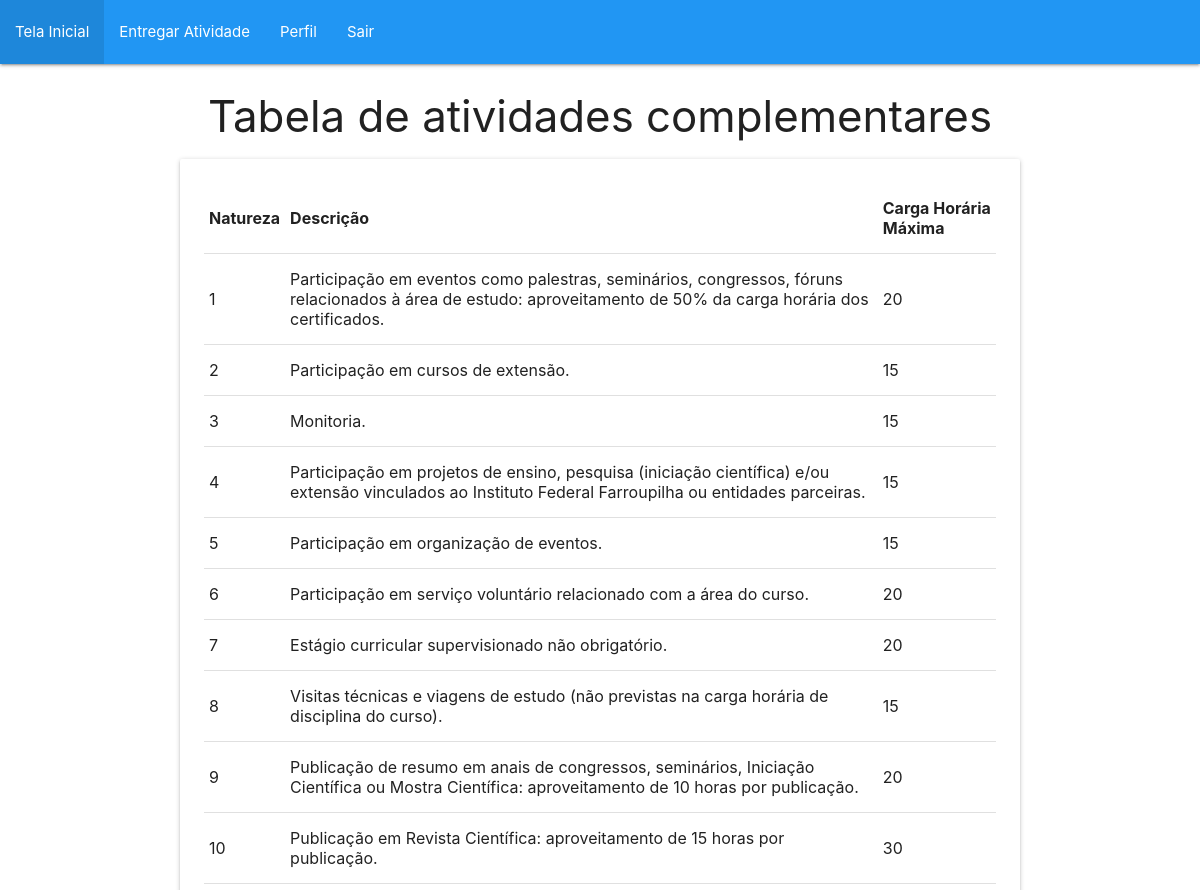
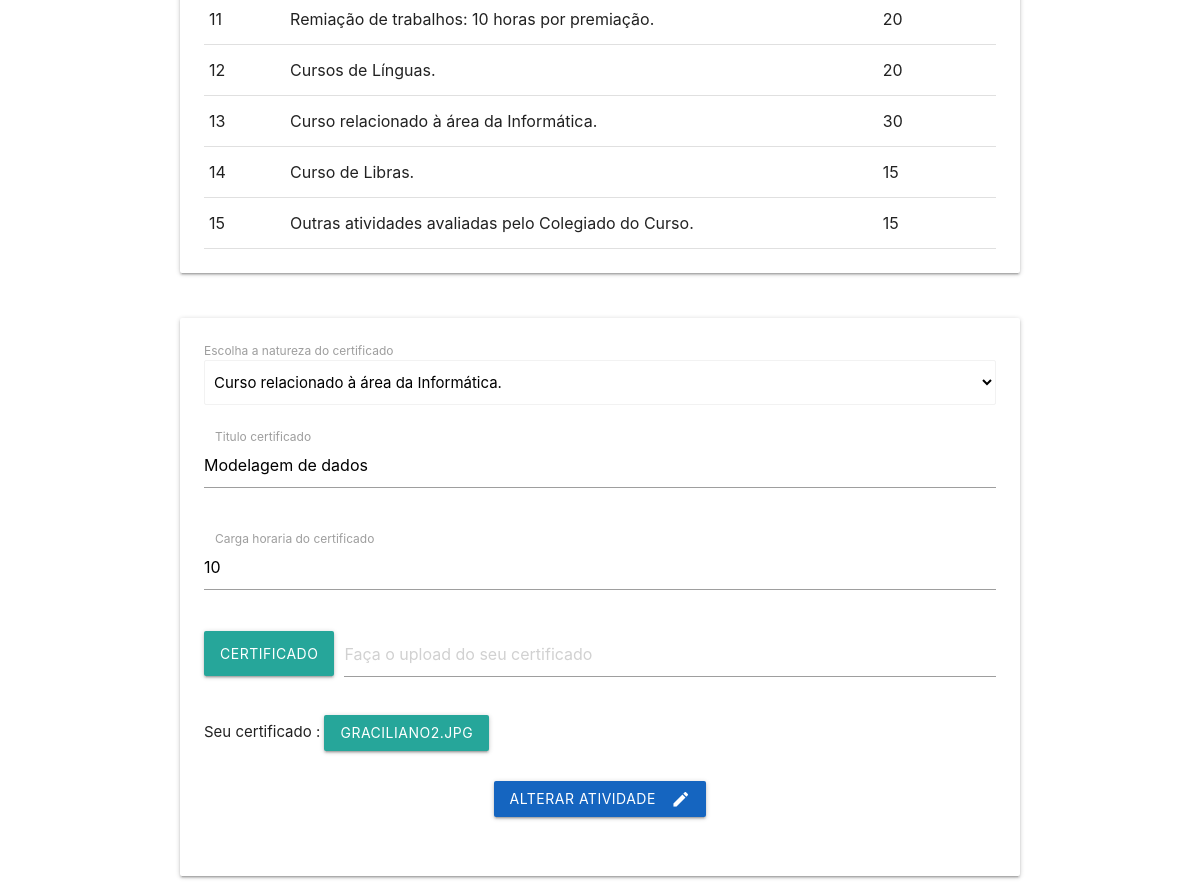
Screenshot of /crudEntrega/formeditEntrega.php?id=148 (signed in) with the database file from the repository (2 pictures, top to bottom).
### tables this page shows
CREATE TABLE IF NOT EXISTS `atividade_complementar` (
  `id_atividade_complementar` int NOT NULL AUTO_INCREMENT,
  `natureza` int DEFAULT NULL,
  `descricao` text,
  `carga_horaria_maxima` int DEFAULT NULL,
  `id_curso` int DEFAULT NULL,
  PRIMARY KEY (`id_atividade_complementar`),
  KEY `fk_curso_atividade_complementar` (`id_curso`)
);

CREATE TABLE IF NOT EXISTS `entrega_atividade` (
  `id_entrega_atividade` int NOT NULL AUTO_INCREMENT,
  `titulo_certificado` varchar(255) DEFAULT NULL,
  `carga_horaria_certificado` int DEFAULT NULL,
  `certificado` varchar(255) DEFAULT NULL,
  `carga_horaria_aprovada` int DEFAULT NULL,
  `status` varchar(255) DEFAULT NULL,
  `id_aluno` int DEFAULT NULL,
  `caminho` varchar(255) NOT NULL,
  `id_atividade_complementar` int NOT NULL,
  `observacoes` text NOT NULL,
  PRIMARY KEY (`id_entrega_atividade`),
  KEY `fk_aluno_entrega_atividade` (`id_aluno`),
  KEY `fk_id_atividade_complementar` (`id_atividade_complementar`)
);

### conecta.php (called while the page is built, shortened)
<?php
function excutarSQL($mysql, $sql)
{
    $resultado = mysqli_query($mysql, $sql);
    return $resultado;
}

### crudEntrega/formeditEntrega.php (the view, shortened to what this page needs)
<?php
require_once "../conecta.php";
require_once "../boasPraticas/headerNav.php";
$mysql = conectar();
$pasta = "../certificados/";
$sql = "SELECT id_atividade_complementar, natureza, descricao, carga_horaria_maxima FROM atividade_complementar WHERE id_curso = " . $_SESSION['aluno'][2];
$resultado = excutarSQL($mysql, $sql);
$atividades_complementares = mysqli_fetch_all($resultado, MYSQLI_ASSOC);
$id = $_GET['id'];
$sql2 = "SELECT * FROM entrega_atividade WHERE id_entrega_atividade = $id";
$resultado2 = excutarSQL($mysql, $sql2);
$entrega = mysqli_fetch_assoc($resultado2);
?>
<!DOCTYPE html>
<html lang="pt-br">
<head>
    <link type="text/css" rel="stylesheet" href="../materialize/css/materialize.min.css" media="screen,projection" />
</head>
<body>
    <h3 class="center-align">Tabela de atividades complementares</h3>
    <main class="container">
        <div class="card-panel">
            <table class="highlight responsive-table">
                <thead>
                    <tr>
                        <th>Natureza</th>
                        <th>Descrição</th>
                        <th>Carga Horária Máxima</th>
                    </tr>
                </thead>
                <tbody>
                    <?php
                    foreach ($atividades_complementares as $atividade_complementar) {
                        echo '<tr>';
                        echo '<td>' . $atividade_complementar['natureza'] . '</td>';
                        echo '<td>' . $atividade_complementar['descricao'] . '</td>';
                        echo '<td>' . $atividade_complementar['carga_horaria_maxima'] . '</td>';
                        echo '</tr>';
                    }
                    ?>
                </tbody>
            </table>
        </div>
        <br>
        <div class="card-panel">
            <form action="editarEntrega.php" method="post" enctype="multipart/form-data">
                <label>Escolha a natureza do certificado</label>
                <select class="browser-default" id="select" required name="atividade_complementar">
                    <?php
                    foreach ($atividades_complementares as $atividade_complementar) {
                    ?>
                        <option <?php
                                if ($entrega['id_atividade_complementar'] == $atividade_complementar['id_atividade_complementar']) {
                                    echo "selected";
                                }
                                ?> value=" <?php echo $atividade_complementar['id_atividade_complementar']; ?>">
                            <?php echo $atividade_complementar['descricao']; ?>
                        </option>
                    <?php
                    }
                    ?>
                </select>
                <br>
                <div class="input-field col s12 espacamento">
                    <input placeholder="Digite o titulo do seu certificado" id="titulo" name="titulo" type="text" class="validate" pattern="^(?!\s*$).+" required value="<?php echo $entrega['titulo_certificado']; ?>">
                    <label for="titulo">Titulo certificado</label>
                    <span class="helper-text" data-error="Você deve preenchar esse campo corretamente este campo."></span>
                </div>
                <div class="input-field col s12">
                    <input placeholder="Por exemplo: 10" id="carga" name="carga" type="text" class="validate" pattern="^\d{1,2}$" required value="<?php echo $entrega['carga_horaria_certificado']; ?>">
                    <label for="tcarga">Carga horaria do certificado</label>
                    <span class="helper-text" data-error="Este campo deve ser preenchido com no máximo dois dígitos numéricos."></span>
                </div>
                <div class="file-field input-field espacamento">
                    <div class="btn">
                        <span>Certificado</span>
                    </div>
                    <div class="file-path-wrapper">
                        <input class="file-path validate" type="text" placeholder="Faça o upload do seu certificado">
                    </div>
                </div>
                <p>Seu certificado : <a class="waves-effect waves-light btn" href=" <?php echo $pasta . $entrega['caminho']; ?>"><?php echo $entrega['certificado']; ?></a>
                </p>
                <div class="row">
                    <div class="col s12">
                        <p class="center-align">
                            <button class="btn waves-effect waves-light  #1565c0 blue darken-3 lighten-3" type="submit" name="action">Alterar atividade
                                <i class="material-icons right">create</i> </button>
                        </p>
                    </div>
                </div>
            </form>
        </div>
    </main>
</body>
</html>

### crudEntrega/formeditEntrega.php (style rules this page uses)
.espacamento { margin-bottom: 30px; }

### rows the page displays
atividade_complementar: natureza "1", descricao "Participação em eventos como palestras, seminários, congressos, fóruns relacionados à área de estudo: aproveitamento de 50% da carga horária dos certificados.", carga_horaria_maxima "20"
atividade_complementar: natureza "2", descricao "Participação em cursos de extensão.", carga_horaria_maxima "15"
atividade_complementar: natureza "3", descricao "Monitoria.", carga_horaria_maxima "15"
atividade_complementar: natureza "4", descricao "Participação em projetos de ensino, pesquisa (iniciação científica) e/ou extensão vinculados ao Instituto Federal Farroupilha ou entidades parceiras.", carga_horaria_maxima "15"
atividade_complementar: natureza "5", descricao "Participação em organização de eventos.", carga_horaria_maxima "15"
atividade_complementar: natureza "6", descricao "Participação em serviço voluntário relacionado com a área do curso.", carga_horaria_maxima "20"
atividade_complementar: natureza "7", descricao "Estágio curricular supervisionado não obrigatório.", carga_horaria_maxima "20"
atividade_complementar: natureza "8", descricao "Visitas técnicas e viagens de estudo (não previstas na carga horária de disciplina do curso).", carga_horaria_maxima "15"
atividade_complementar: natureza "9", descricao "Publicação de resumo em anais de congressos, seminários, Iniciação Científica ou Mostra Científica: aproveitamento de 10 horas por publicação.", carga_horaria_maxima "20"
atividade_complementar: natureza "10", descricao "Publicação em Revista Científica: aproveitamento de 15 horas por publicação.", carga_horaria_maxima "30"
atividade_complementar: natureza "11", descricao "Remiação de trabalhos: 10 horas por premiação.", carga_horaria_maxima "20"
atividade_complementar: natureza "12", descricao "Cursos de Línguas.", carga_horaria_maxima "20"
atividade_complementar: natureza "13", descricao "Curso relacionado à área da Informática.", carga_horaria_maxima "30"
atividade_complementar: natureza "14", descricao "Curso de Libras.", carga_horaria_maxima "15"
atividade_complementar: natureza "15", descricao "Outras atividades avaliadas pelo Colegiado do Curso.", carga_horaria_maxima "15"
entrega_atividade: atividade_complementar "Curso relacionado à área da Informática.", titulo "Modelagem de dados", carga "10", certificado "GRACILIANO2.JPG"
